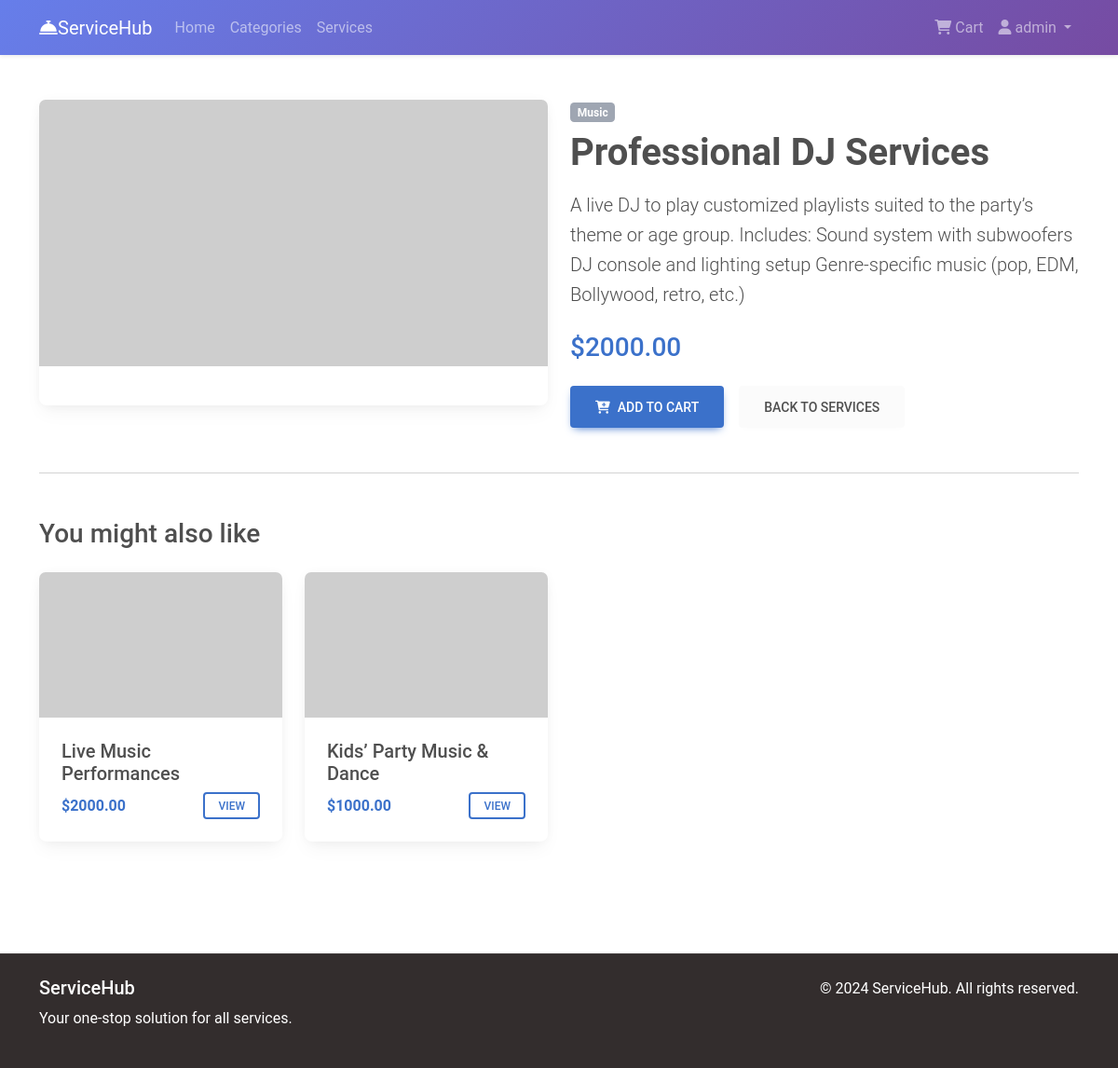
/service/3/ (signed in), run on the app's committed database.
### service_app/models.py (models this page shows, shortened)
class User(AbstractUser):
    email = models.EmailField(unique=True)
    phone_number = models.CharField(max_length=15, blank=True, null=True)
    address = models.TextField(blank=True, null=True)

class Service(models.Model):
    STATUS_CHOICES = [
        ('active', 'Active'),
        ('inactive', 'Inactive'),
    ]
    category = models.ForeignKey(Category, on_delete=models.CASCADE, related_name='services')
    title = models.CharField(max_length=200)
    description = models.TextField()
    price = models.DecimalField(max_digits=10, decimal_places=2, validators=[MinValueValidator(0)])
    status = models.CharField(max_length=10, choices=STATUS_CHOICES, default='active')
    image = models.ImageField(upload_to='services/', blank=True, null=True)
    created_at = models.DateTimeField(auto_now_add=True)

class Category(models.Model):
    title = models.CharField(max_length=200)
    slug = models.SlugField(unique=True, max_length=200)
    description = models.TextField()
    created_at = models.DateTimeField(auto_now_add=True)
    image = models.ImageField(upload_to='categories/', blank=True, null=True)
    class Meta:
        verbose_name_plural = "Categories"

### service_app/views.py (the view)
# urls.py: path('service/<int:service_id>/', views.service_detail, name='service_detail'),
@login_required
def service_detail(request, service_id):
    service = get_object_or_404(Service, id=service_id)
    return render(request, 'service_detail.html', {'service': service})

### service_app/context_processors.py (called while the page is built)
def cart_count(request):
    if request.user.is_authenticated:
        cart_items_count = Cart.objects.filter(user=request.user).count()
    else:
        cart_items_count = 0
    return {'cart_items_count': cart_items_count}

### templates/service_detail.html
{% extends 'base.html' %}
{% block content %}
<div class="container py-5 animate-fade-in">
    <div class="row">
        <div class="col-lg-6 mb-4">
            <div class="card h-100">
                {% if service.image %}
                <img src="{{ service.image.url }}" class="card-img-top" alt="{{ service.title }}" style="max-height:420px;object-fit:cover;">
                {% else %}
                <img src="https://via.placeholder.com/800x420" class="card-img-top" alt="{{ service.title }}">
                {% endif %}
            </div>
        </div>
        <div class="col-lg-6">
            <div class="mb-2">
                <a class="badge bg-secondary text-decoration-none" href="{% url 'service_list_by_category' service.category.slug %}">{{ service.category.title }}</a>
            </div>
            <h1 class="fw-bold mb-3">{{ service.title }}</h1>
            <div class="lead mb-4">{{ service.description }}</div>
            <div class="d-flex align-items-center mb-4">
                <span class="h3 text-primary mb-0">${{ service.price }}</span>
            </div>
            <div class="d-flex gap-3">
                {% if user.is_authenticated %}
                <a href="{% url 'add_to_cart' service.id %}" class="btn btn-primary btn-lg">
                    <i class="fas fa-cart-plus me-2"></i>Add to Cart
                </a>
                {% else %}
                <a href="{% url 'login' %}" class="btn btn-outline-primary btn-lg">Login to purchase</a>
                {% endif %}
                <a href="{% url 'service_list' %}" class="btn btn-light btn-lg">Back to Services</a>
            </div>
        </div>
    </div>
    <hr class="my-5">
    <h3 class="mb-4">You might also like</h3>
    <div class="row">
        {% for related in service.category.services.all|slice:':4' %}
        {% if related.id != service.id %}
        <div class="col-md-6 col-lg-3 mb-4">
            <div class="card service-card h-100">
                {% if related.image %}
                <img src="{{ related.image.url }}" class="card-img-top" alt="{{ related.title }}" style="height: 180px; object-fit: cover;">
                {% else %}
                <img src="https://via.placeholder.com/300x180" class="card-img-top" alt="{{ related.title }}">
                {% endif %}
                <div class="card-body d-flex flex-column">
                    <h5 class="card-title">{{ related.title }}</h5>
                    <div class="d-flex justify-content-between align-items-center mt-auto">
                        <span class="text-primary fw-bold">${{ related.price }}</span>
                        <a href="{% url 'service_detail' related.id %}" class="btn btn-sm btn-outline-primary">View</a>
                    </div>
                </div>
            </div>
        </div>
        {% endif %}
        {% empty %}
        <div class="col-12"><p class="text-muted">No related services found.</p></div>
        {% endfor %}
    </div>
</div>
{% endblock %}

### templates/base.html (shortened to what this page needs)
<!DOCTYPE html>
{% load static %}
<html lang="en">
<head>
    <link href="https://cdnjs.cloudflare.com/ajax/libs/mdb-ui-kit/6.4.0/mdb.min.css" rel="stylesheet">
    <link href="{% static 'css/styles.css' %}" rel="stylesheet">
    <link href="https://cdnjs.cloudflare.com/ajax/libs/font-awesome/6.0.0/css/all.min.css" rel="stylesheet">
</head>
<body>
    <nav class="navbar navbar-expand-lg navbar-dark gradient-custom shadow-sm sticky-top animate-fade-in">
        <div class="container">
            <a class="navbar-brand" href="{% url 'home' %}">
                <i class="fas fa-concierge-bell"></i> ServiceHub
            </a>
            <div class="collapse navbar-collapse" id="navbarNav">
                <ul class="navbar-nav me-auto">
                    <li class="nav-item">
                        <a class="nav-link" href="{% url 'home' %}">Home</a>
                    </li>
                    <li class="nav-item">
                        <a class="nav-link" href="{% url 'category_list' %}">Categories</a>
                    </li>
                    <li class="nav-item">
                        <a class="nav-link" href="{% url 'service_list' %}">Services</a>
                    </li>
                </ul>
                <ul class="navbar-nav">
                    {% if user.is_authenticated %}
                        <li class="nav-item">
                            <a class="nav-link" href="{% url 'cart' %}">
                                <i class="fas fa-shopping-cart"></i> Cart
                            </a>
                        </li>
                        <li class="nav-item dropdown">
                            <a class="nav-link dropdown-toggle" href="#" id="navbarDropdown" role="button" data-mdb-toggle="dropdown">
                                <i class="fas fa-user"></i> {{ user.username }}
                            </a>
                        </li>
                    {% endif %}
                </ul>
            </div>
        </div>
    </nav>
    <main>
        {% block content %}
        {% endblock %}
    </main>
    <footer class="bg-dark text-white mt-5 animate-fade-in">
        <div class="container py-4">
            <div class="row">
                <div class="col-md-6">
                    <h5>ServiceHub</h5>
                    <p>Your one-stop solution for all services.</p>
                </div>
                <div class="col-md-6 text-md-end">
                    <p>&copy; 2024 ServiceHub. All rights reserved.</p>
                </div>
            </div>
        </div>
    </footer>
</body>
</html>

### static/css/styles.css (style rules this page uses)
.animate-fade-in { animation: fade-in 420ms ease-out both; }
.service-card, .category-card, .card.shadow, .card.h-100 { transition: transform 220ms ease, box-shadow 220ms ease; }
.btn { transition: transform 120ms ease, box-shadow 120ms ease; }
.sticky-top.gradient-custom { backdrop-filter: saturate(140%) blur(8px); }
.card-img-top { filter: saturate(1.05) contrast(1.02); }
footer { border-top: 1px solid rgba(255,255,255,0.08); }

### templates/base.html (style rules this page uses)
.gradient-custom { background: linear-gradient(135deg, #667eea 0%, #764ba2 100%); }
.service-card { transition: transform 0.3s ease; }

### data on the page
User: username "admin"
Service: category "Music", title "Professional DJ Services", description "A live DJ to play customized playlists suited to the party’s theme or age group. Includes: Sound system with subwoofers DJ console and lighting setup Genre-specific music (pop, EDM, Bollywood, retro, etc.)", price "2000.00"
Service: title "Live Music Performances", price "2000.00"
Service: title "Kids’ Party Music & Dance", price "1000.00"
